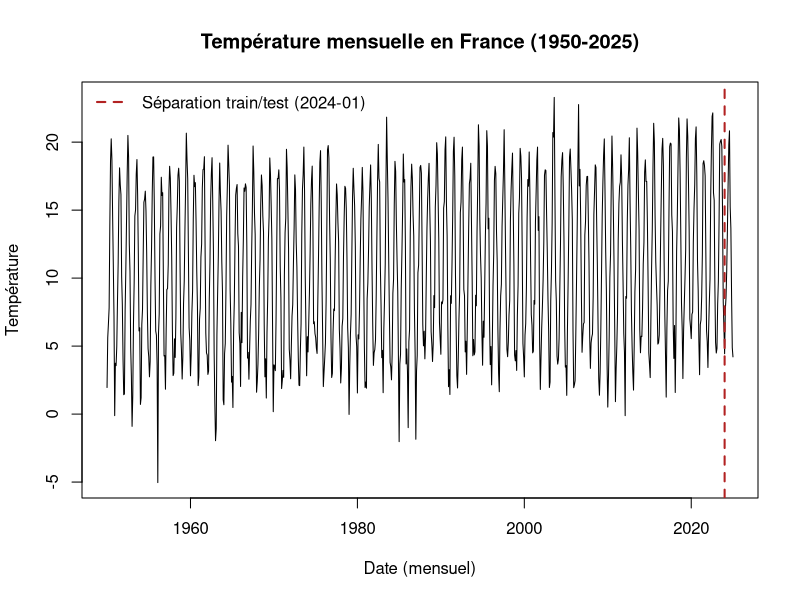
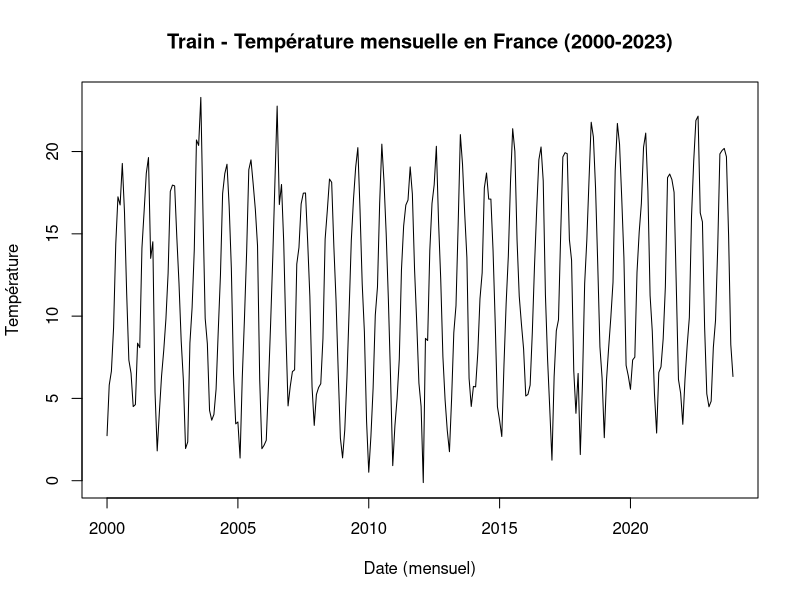
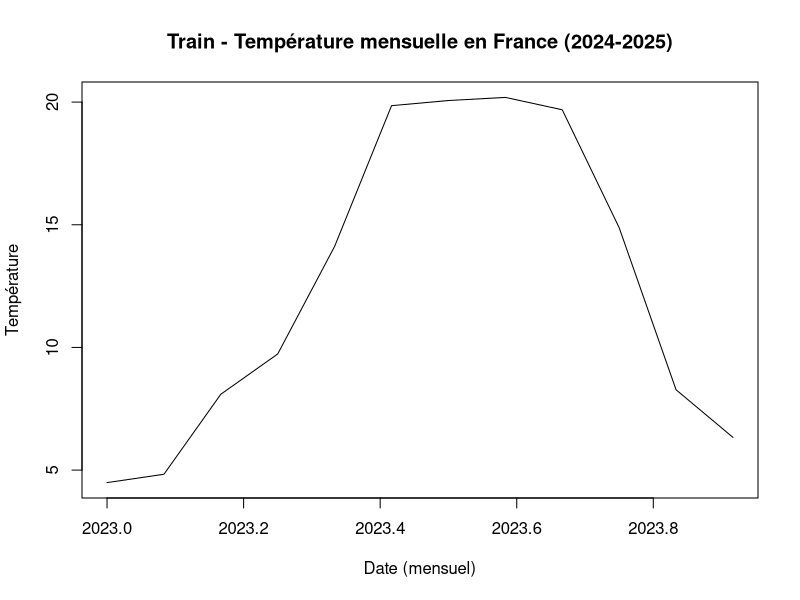
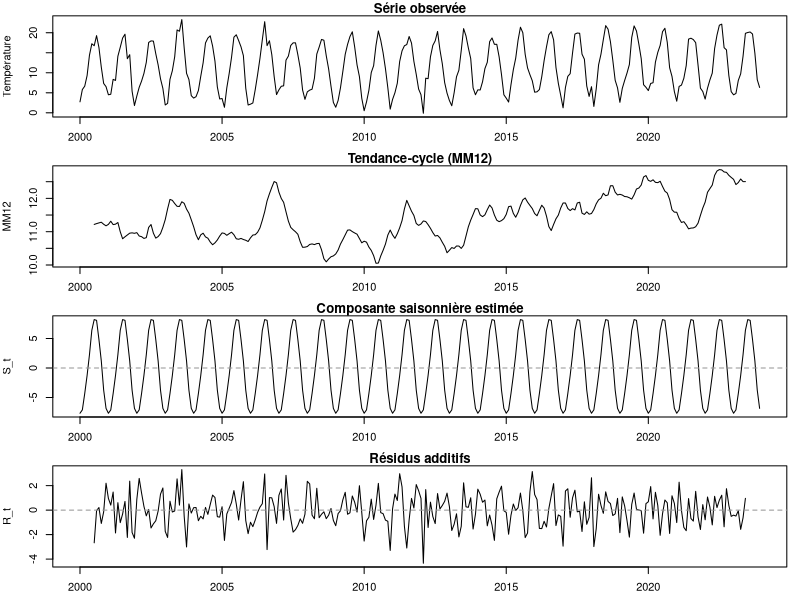
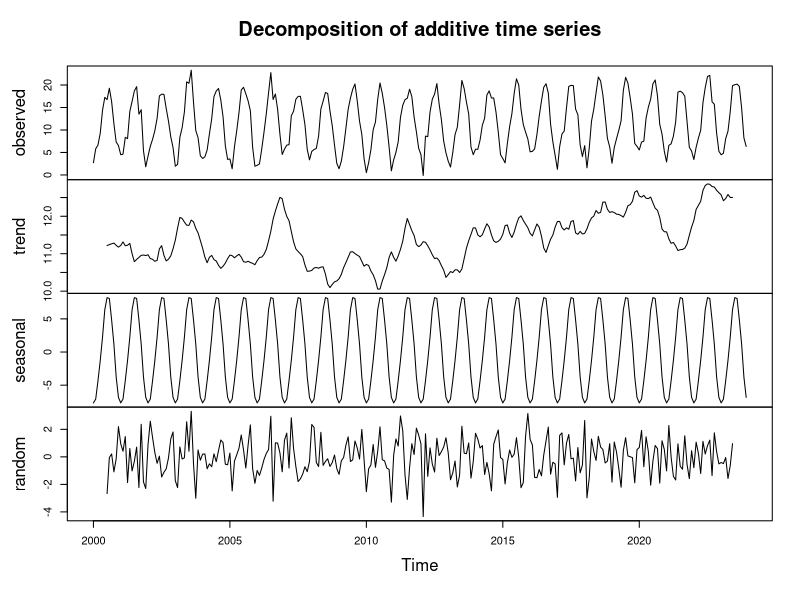
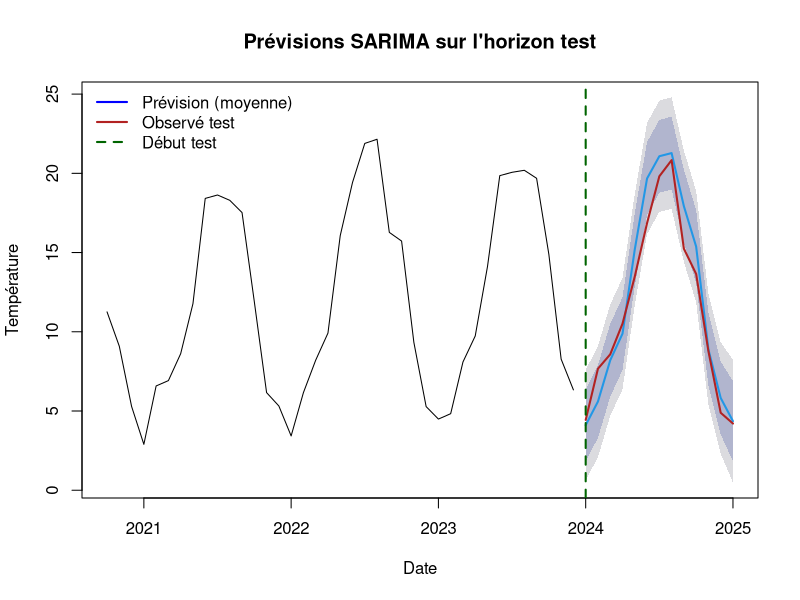

R code for these plots, in order:
## ---- chunk 1
knitr::opts_chunk$set(fig.width = 10, fig.height = 5, message = FALSE, warning = FALSE)
## ---- chunk 2
library(ggplot2)
library(forecast)

data <- read.csv("data/data.csv")
data <- data[, 2]
data <- ts(data, start = c(1950, 1), end = c(2025, 1), frequency = 12)

# Séparation temporelle train/test
train_data <- window(data, end = c(2023, 12))
test_data <- window(data, start = c(2024, 1))

head(train_data)
## ---- chunk 3
plot.ts(
  data,
  main = "Température mensuelle en France (1950-2025)",
  ylab = "Température",
  xlab = "Date (mensuel)"
)
abline(v = 2024, col = "firebrick", lty = 2, lwd = 2)
legend(
  "topleft",
  legend = c("Séparation train/test (2024-01)"),
  col = c("firebrick"),
  lty = 2,
  lwd = 2,
  bty = "n"
)
## ---- chunk 4
short_data <- window(train_data, start = c(2000, 1))
plot.ts(
  short_data,
  main = "Train - Température mensuelle en France (2000-2023)",
  ylab = "Température",
  xlab = "Date (mensuel)"
)

s_data <- window(train_data, start = c(2023, 1))
plot.ts(
  s_data,
  main = "Train - Température mensuelle en France (2024-2025)",
  ylab = "Température",
  xlab = "Date (mensuel)"
)
## ---- chunk 5
ma12 <- ma(short_data, 12)
ecart <- short_data - ma12
mois <- factor(cycle(short_data), levels = 1:12, labels = month.abb)
## ---- chunk 6
lm_temp <- lm(ecart ~ mois - 1, na.action = na.exclude)
coef_saison <- coef(lm_temp)
## ---- chunk 7
coef_saison <- coef_saison - mean(coef_saison, na.rm = TRUE)

saison_est <- ts(
  rep(coef_saison, length.out = length(short_data)),
  start = start(short_data),
  frequency = frequency(short_data)
)
## ---- chunk 8
residus <- short_data - (ma12 + saison_est)
## ---- chunk 9
old_par <- par(no.readonly = TRUE)
par(mfrow = c(4, 1), mar = c(2.5, 4, 1.2, 1))

plot(short_data, main = "Série observée", ylab = "Température")
plot(ma12, main = "Tendance-cycle (MM12)", ylab = "MM12")
plot(saison_est, main = "Composante saisonnière estimée", ylab = "S_t")
abline(h = 0, col = "grey60", lty = 2)
plot(residus, main = "Résidus additifs", ylab = "R_t")
abline(h = 0, col = "grey60", lty = 2)

par(old_par)
## ---- chunk 10
m <- decompose(short_data, type = "additive")
plot(m)
## ---- chunk 11
# Horizon de prévision = taille du jeu de test
h <- length(test_data)
n_train_window <- min(length(train_data), 3 * h) # 75% train / 25% test dans la fenêtre affichée

# Entraînement uniquement sur le train
fit_arima <- auto.arima(train_data, seasonal = TRUE)
fit_arima

# Prévision sur l'horizon test
fc_arima <- forecast(fit_arima, h = h)
## ---- chunk 12
plot(
  fc_arima,
  include = n_train_window,
  main = "Prévisions SARIMA sur l'horizon test",
  ylab = "Température",
  xlab = "Date"
)
lines(test_data, col = "firebrick", lwd = 2)
abline(v = time(test_data)[1], col = "darkgreen", lty = 2, lwd = 2)
legend(
  "topleft",
  legend = c("Prévision (moyenne)", "Observé test", "Début test"),
  col = c("blue", "firebrick", "darkgreen"),
  lty = c(1, 1, 2),
  lwd = 2,
  bty = "n"
)
## ---- chunk 13
y_true <- as.numeric(test_data)
y_pred <- as.numeric(fc_arima$mean)

rmse <- sqrt(mean((y_true - y_pred)^2))
mae <- mean(abs(y_true - y_pred))

# Protection contre une éventuelle division par zéro pour la MAPE
idx_nz <- y_true != 0
mape <- mean(abs((y_true[idx_nz] - y_pred[idx_nz]) / y_true[idx_nz])) * 100

metrics <- data.frame(
  Metrique = c("RMSE", "MAE", "MAPE (%)"),
  Valeur = c(rmse, mae, mape)
)
knitr::kable(metrics, digits = 3, caption = "Performance de prévision sur le jeu de test")
